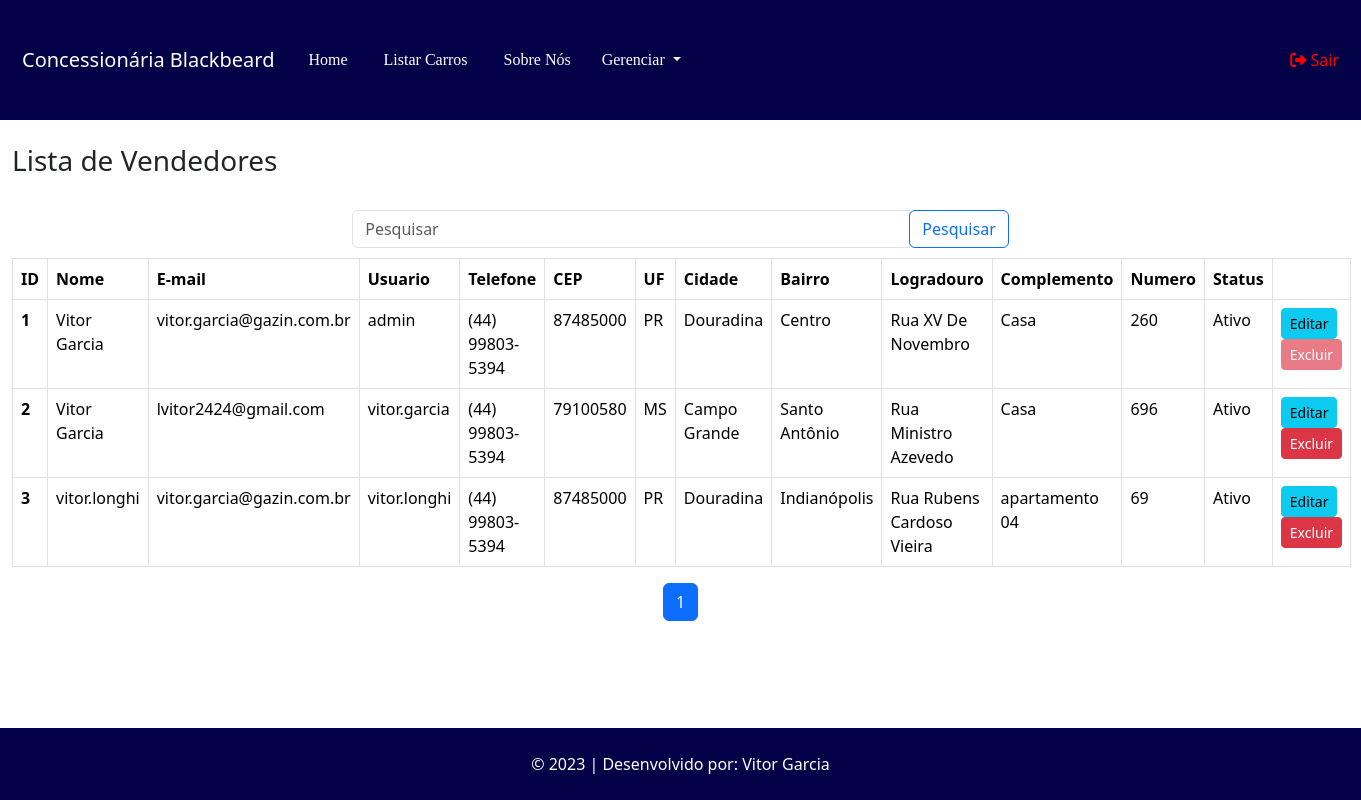
Screenshot of /vendedor/pesquisar (signed in) with the database file from the repository.
### tables this page shows
CREATE TABLE `vendedor` (
  `id` int(11) NOT NULL,
  `nome` varchar(100) NOT NULL,
  `telefone` varchar(20) NOT NULL,
  `email` varchar(100) NOT NULL,
  `cpf` char(15) NOT NULL,
  `status` varchar(12) NOT NULL,
  `cep` varchar(10) DEFAULT NULL,
  `uf` varchar(2) DEFAULT NULL,
  `cidade` varchar(255) DEFAULT NULL,
  `bairro` varchar(255) DEFAULT NULL,
  `logradouro` varchar(255) DEFAULT NULL,
  `complemento` varchar(255) DEFAULT NULL,
  `numero` varchar(10) DEFAULT NULL,
  `usuario` varchar(50) NOT NULL,
  `senha` varchar(255) NOT NULL
);

### App/Controllers/Controller.php (called while the page is built, shortened)
<?php
abstract class Controller
{
    private $viewVar;
    public function render($view)
    {
        $viewVar = $this->getViewVar();
        require_once PATH . '/App/Views/layouts/cabecalho.php';
        require_once PATH . '/App/Views/layouts/menu.php';
        require_once PATH . '/App/Views/' . $view . '.php';
        require_once PATH . '/App/Views/layouts/rodape.php';
    }
    public function getViewVar()
    {
        return $this->viewVar;
    }
    public function setViewParam($varName, $varValue)
    {
        if ($varName != "" && $varValue != "") {
            $this->viewVar[$varName] = $varValue;
        }
    }
}

### App/Controllers/VendedorController.php (called while the page is built, shortened)
<?php
class VendedorController extends Controller
{
    public function pesquisar()
    {
        $vendedorDAO = new VendedorDAO();
        self::setViewParam('vendedor', $vendedorDAO->listarVendedorPorVenda());
        $this->render('vendedor/pesquisar');
    }
}

### index.php (called while the page is built, shortened)
<?php
try {
    $app = new App();
    $app->run();
}catch (\Exception $e){
    $oError = new Erro($e);
    $oError->render();
}

### App/Models/DAO/BaseDAO.php (called while the page is built, shortened)
<?php
abstract class BaseDAO
{
    private $conexao;
    public function __construct()
    {
        $this->conexao = Conexao::getConnection();
    }
    public function select($sql)
    {
        if (!empty($sql)) {
            return $this->conexao->query($sql);
        }
    }
}

### App/Lib/Conexao.php (called while the page is built, shortened)
<?php
class Conexao
{
    private static $connection;
    public static function getConnection()
    {
        $pdoConfig = DB_DRIVER . ":" . "host=" . DB_HOST . ";";
        $pdoConfig .= "dbname=" . DB_NAME . ";";
        try {
            if (!isset(self::$connection)) {
                self::$connection = new PDO($pdoConfig, DB_USER, DB_PASSWORD);
                self::$connection->setAttribute(PDO::ATTR_ERRMODE, PDO::ERRMODE_EXCEPTION);
            }
            return self::$connection;
        } catch (PDOException $e) {
            throw new Exception("Erro de conexão com o banco de dados", 500);
        }
    }
}

### App/Models/DAO/VendedorDAO.php (called while the page is built, shortened)
<?php
class VendedorDAO extends BaseDAO{
    public function listarVendedorPorVenda(){
        $resultado = $this->select(
            'SELECT v.*, IFNULL(COUNT(venda.id), null) AS qtdVendasVendedor
            FROM vendedor v
            LEFT JOIN venda ON v.id = venda.id_cliente
            GROUP BY v.id'
        );
        return $resultado->fetchAll(\PDO::FETCH_CLASS, Vendedor::class);
    }
}
?>

### App/Models/Entidades/Vendedor.php (called while the page is built, shortened)
<?php
class Vendedor{
     private $id;
     private $nome;
     private $usuario;
     private $telefone;
     private $email;
     private $status;
     private $cep;
     private $uf;
     private $cidade;
     private $bairro;
     private $logradouro;
     private $complemento;
     private $numero;
     public function getId(){
        return $this->id;
   }
   function getNome(){
        return $this->nome;
   }
   function getUsuario(){
    return $this->usuario;
    }
   public function getTelefone(){
        return $this->telefone;
   }
   public function getEmail(){
        return $this->email;
   }
   public function getStatus(){
        return $this->status;
   }
   public function getCep(){
     return $this->cep;
   }
   public function getUf(){
       return $this->uf;
   }
   public function getCidade(){
       return $this->cidade;
   }
   public function getBairro(){
       return $this->bairro;
   }
   public function getLogradouro(){
       return $this->logradouro;
   }
   public function getComplemento(){
       return $this->complemento;
   }
   public function getNumero(){
       return $this->numero;
   }
       private $qtdVendasVendedor;
       public function getQtdVendasVendedor(){
           return $this->qtdVendasVendedor;
       }
}
?>

### App/Views/vendedor/pesquisar.php (the view, shortened to what this page needs)
<?php
if (isset($_SESSION['login'])) {
    $vendedoresPorPagina = 10;
    $paginaAtual = isset($_GET['page']) ? intval($_GET['page']) : 1;
    $pesquisa = isset($_GET['pesquisa']) ? $_GET['pesquisa'] : '';
    if (empty($pesquisa)) {
        $todosVendedores = $viewVar['vendedor'];
    }
    $totalVendedores = count($todosVendedores);
    $totalPaginas = ceil($totalVendedores / $vendedoresPorPagina);
    $indiceInicial = ($paginaAtual - 1) * $vendedoresPorPagina;
    $vendedoresFiltrados = array_slice($todosVendedores, $indiceInicial, $vendedoresPorPagina);
?>
    <div class="container-fluid" style="margin-bottom: 60px;">
        <br>
        <h3>Lista de Vendedores</h3>
        <br>
        <div class="row centralizar">
            <div class="col-md-6">
                <form class="form-inline" action="" method="GET">
                    <div class="input-group">
                        <input type="text" class="form-control" name="pesquisa" placeholder="Pesquisar">
                        <div class="input-group-append">
                            <button class="btn btn-outline-primary" type="submit">Pesquisar</button>
                        </div>
                    </div>
                </form>
            </div>
        </div>
        <table class="table table-hover table-bordered">
            <thead>
                <tr>
                    <th scope="col">ID</th>
                    <th scope="col">Nome</th>
                    <th scope="col">E-mail</th>
                    <th scope="col">Usuario</th>
                    <th scope="col">Telefone</th>
                    <th scope="col">CEP</th>
                    <th scope="col">UF</th>
                    <th scope="col">Cidade</th>
                    <th scope="col">Bairro</th>
                    <th scope="col">Logradouro</th>
                    <th scope="col">Complemento</th>
                    <th scope="col">Numero</th>
                    <th scope="col">Status</th>
                    <th scope="col"></th>
                </tr>
            </thead>
            <tbody>
                <?php if (empty($vendedoresFiltrados)) { ?>
                    <tr>
                        <td colspan="12">
                            <div class="alert alert-info" role="alert">Nenhum vendedor encontrado!</div>
                        </td>
                    </tr>
                    <?php } else {
                    foreach ($vendedoresFiltrados as $vendedor) {
                    ?>
                        <tr>
                            <th scope="row"><?php echo $vendedor->getId(); ?></th>
                            <td><?php echo $vendedor->getNome(); ?></td>
                            <td><?php echo $vendedor->getEmail(); ?></td>
                            <td><?php echo $vendedor->getUsuario(); ?></td>
                            <td><?php echo $vendedor->getTelefone(); ?></td>
                            <td><?php echo $vendedor->getCEP(); ?></td>
                            <td><?php echo $vendedor->getUF(); ?></td>
                            <td><?php echo $vendedor->getCidade(); ?></td>
                            <td><?php echo $vendedor->getBairro(); ?></td>
                            <td><?php echo $vendedor->getLogradouro(); ?></td>
                            <td><?php echo $vendedor->getComplemento(); ?></td>
                            <td><?php echo $vendedor->getNumero(); ?></td>
                            <td><?php echo $vendedor->getStatus(); ?></td>
                            <td>
                                <a href="http://<?php echo APP_HOST; ?>/vendedor/edicao/<?php echo $vendedor->getId(); ?>" class="btn btn-info btn-sm">Editar</a>
                                <?php if($vendedor->getQtdVendasVendedor() != 0 ){ ?>
                                <span class="d-inline-block" tabindex="0" data-toggle="tooltip" title="Não é possível excluir Vendedor que possui vendas vinculadas!">
                                    <a class="btn btn-danger btn-sm disabled">Excluir</a>
                                </span>
                                <?php }else{ ?>
                                    <a href="http://<?php echo APP_HOST; ?>/vendedor/exclusao/<?php echo $vendedor->getId(); ?>" class="btn btn-danger btn-sm">Excluir</a>
                                <?php } ?>
                            </td>
                        </tr>
                <?php
                    }
                }
                ?>
            </tbody>
        </table>
        <nav aria-label="Page navigation" class="mx-auto">
            <ul class="pagination">
                <?php for ($i = 1; $i <= $totalPaginas; $i++) : ?>
                    <li class="page-item <?php echo $i === $paginaAtual ? 'active' : ''; ?>">
                        <a class="page-link" href="?page=<?php echo $i; ?>&pesquisa=<?php echo $pesquisa; ?>"><?php echo $i; ?></a>
                    </li>
                <?php endfor; ?>
            </ul>
        </nav>
    </div>
<?php
}
?>

### App/Views/vendedor/pesquisar.php (style rules this page uses)
.pagination { justify-content: center; }
.centralizar { justify-content: center; margin-bottom: 10px; }

### rows the page displays
vendedor: id "1", nome "Vitor Garcia", email "vitor.garcia@gazin.com.br", usuario "admin", telefone "(44) 99803-5394", cep "87485000", uf "PR", cidade "Douradina", bairro "Centro", logradouro "Rua XV De Novembro", complemento "Casa", numero "260", status "Ativo", shows "Excluir"
vendedor: id "2", nome "Vitor Garcia", email "lvitor2424@gmail.com", usuario "vitor.garcia", telefone "(44) 99803-5394", cep "79100580", uf "MS", cidade "Campo Grande", bairro "Santo Antônio", logradouro "Rua Ministro Azevedo", complemento "Casa", numero "696", status "Ativo"
vendedor: id "3", nome "vitor.longhi", email "vitor.garcia@gazin.com.br", usuario "vitor.longhi", telefone "(44) 99803-5394", cep "87485000", uf "PR", cidade "Douradina", bairro "Indianópolis", logradouro "Rua Rubens Cardoso Vieira", complemento "apartamento 04", numero "69", status "Ativo"
